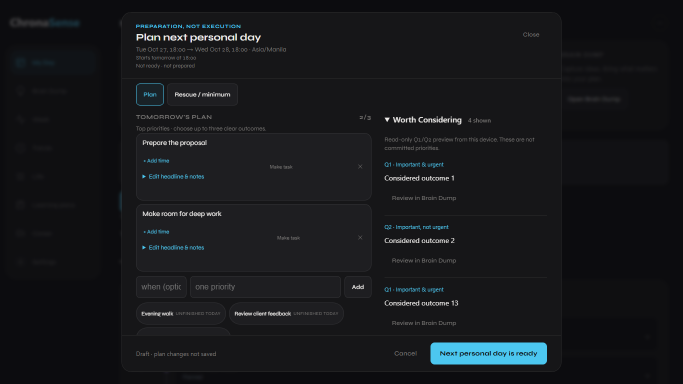
#> input picture review-artifacts/task-031-safe-planner/screenshots/integrated-planner-laptop.png, 1366 x 768 px (shown at 1/2 size)
$ python compose.py
#> lines starting #> are read from the running program, lines starting #| are printed output that depends on the picture
"""Labeled contact sheet made only from actual integrated app captures."""
from pathlib import Path
from PIL import Image, ImageDraw, ImageFont

root = Path(__file__).resolve().parent
font = ImageFont.truetype('C:/Windows/Fonts/segoeui.ttf', 26)
small = ImageFont.truetype('C:/Windows/Fonts/segoeui.ttf', 19)
sheet = Image.new('RGB', (1820, 990), '#eaf0f4')
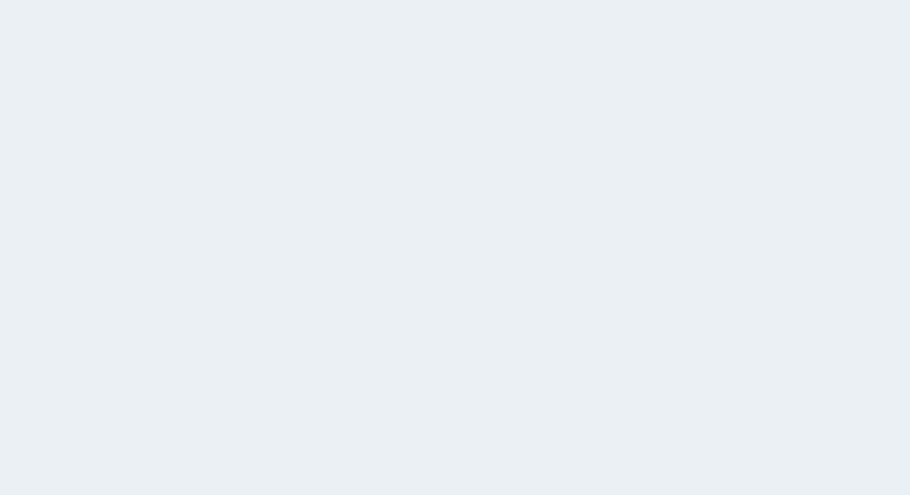
#> sheet: PIL image 1820x990 RGB (shown at 1/2 size); mean R, G, B 234, 240, 244
draw = ImageDraw.Draw(sheet)
draw.text((24, 16), 'ChronaSense | Integrated planning modal', font=font, fill='#132735')
draw.text((24, 52), 'Actual local application | Synthetic data | TASK-031 safe combined candidate', font=small, fill='#455b69')
draw.text((24, 94), 'Laptop 1366 x 768', font=small, fill='#132735')
draw.text((1410, 94), 'Phone 390 x 844', font=small, fill='#132735')
sheet.paste(Image.open(root / 'screenshots/integrated-planner-laptop.png').convert('RGB'), (24, 128))
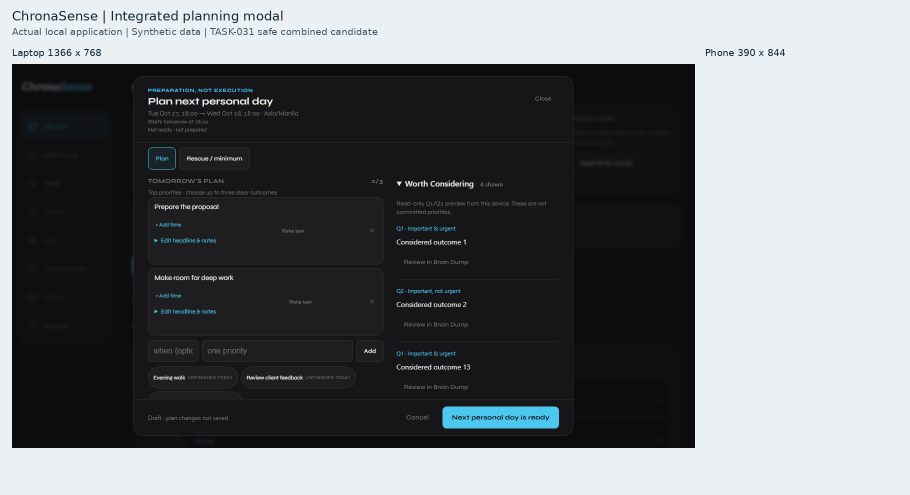
#> sheet: PIL image 1820x990 RGB (shown at 1/2 size); mean R, G, B 110.1, 113.5, 116.9
sheet.paste(Image.open(root / 'screenshots/integrated-planner-mobile.png').convert('RGB'), (1410, 128))
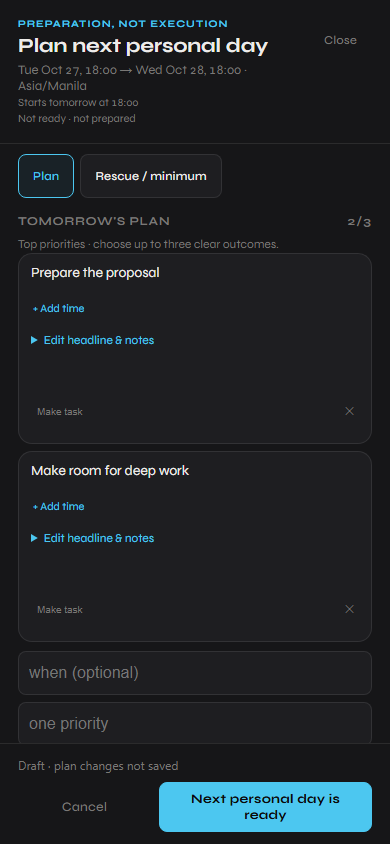
#> input picture review-artifacts/task-031-safe-planner/screenshots/integrated-planner-mobile.png, 390 x 844 px
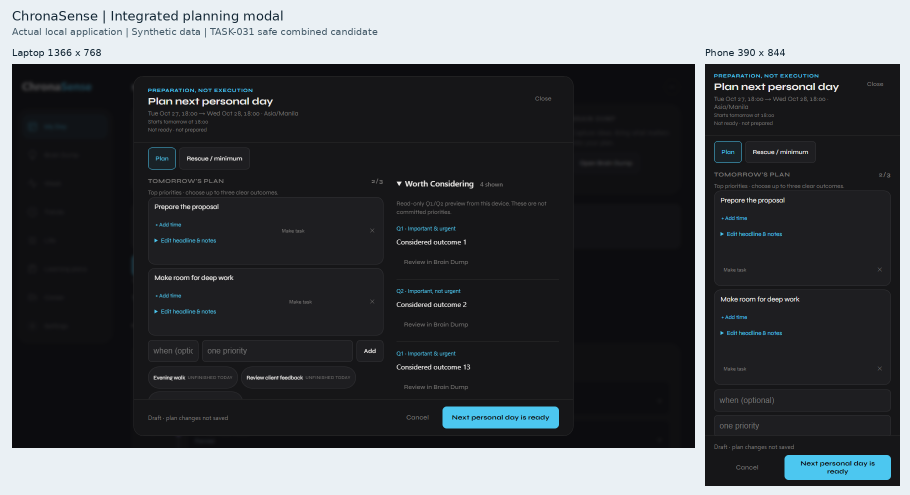
#> sheet: PIL image 1820x990 RGB (shown at 1/2 size); mean R, G, B 73.1, 76.2, 79.6
sheet.save(root / 'integrated-review.png')
print('Created integrated-review.png from actual application screenshots')
